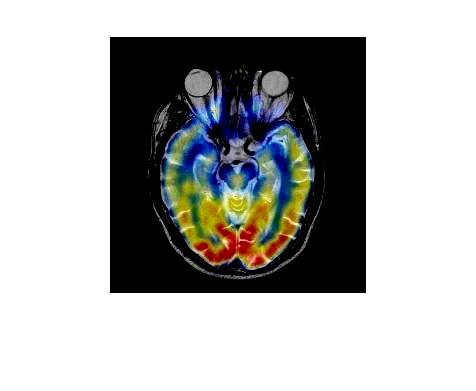
%> input picture 06 practice-myself_codes_notes/03 SCI_CODE_PAPER_FUSION/01 code/02_proposed_method/05 TEST-IHS/1/test1002.JPGfig.jpg, 476 x 391 px
$ octave test.m   (GNU Octave 9; MATLAB toolbox functions it lacks are replaced by stand-ins)
%> lines starting %> are read from the running program, lines starting %| are printed output that depends on the picture
### 06 practice-myself_codes_notes/03 SCI_CODE_PAPER_FUSION/01 code/02_proposed_method/05 TEST-IHS/PAL.m
% [10 lines of commented-out code are left out]
function [med] = PAL(x)
%UNTITLED2 此处显示有关此函数的摘要
%x=rgb2gray(x);
[M,N]=size(x);
%> M = 391; N = 1428
x1=double(x);
%基本参数
Fe=0.8;
%FE=-1*Fe;
Fd=128;
Xmax=255;
K=8;
%模糊特征平面
for i=1:M
    for j=1:N
        P(i,j)=(1+(Xmax-x1(i,j))/Fd)^(-Fe);
        %P(i,j)=cos(pi/2*(1-(x1(i,j)/Xmax)));
    end
end
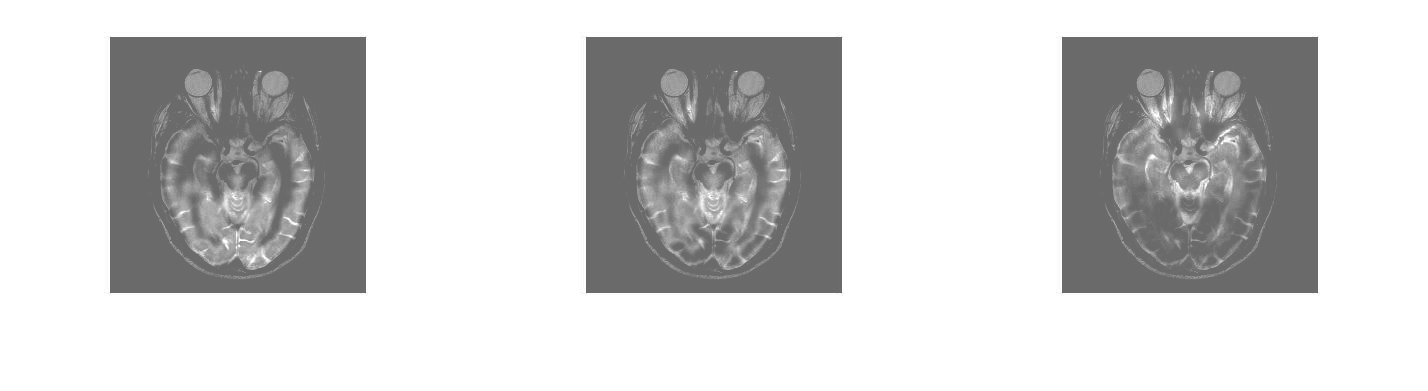
%> P: size 391x1428 double; min 0.416, max 1, mean 0.811
%T=(graythresh(x1))/255;
%模糊增强
times=1;
for k=1:times
    for i=1:M
        for j=1:N
            if P(i,j)<=0.500
               P1(i,j)=2*P(i,j)^2;
            else
                P1(i,j)=1-2*(1-P(i,j))^2;
           end
          % P1(i,j)=sin((pi/2)*P(i,j))^K;
        end
    end
    P=P1;
end
%> this loop made 1 pass
%> pass 1, in PAL, `P=P1;`:
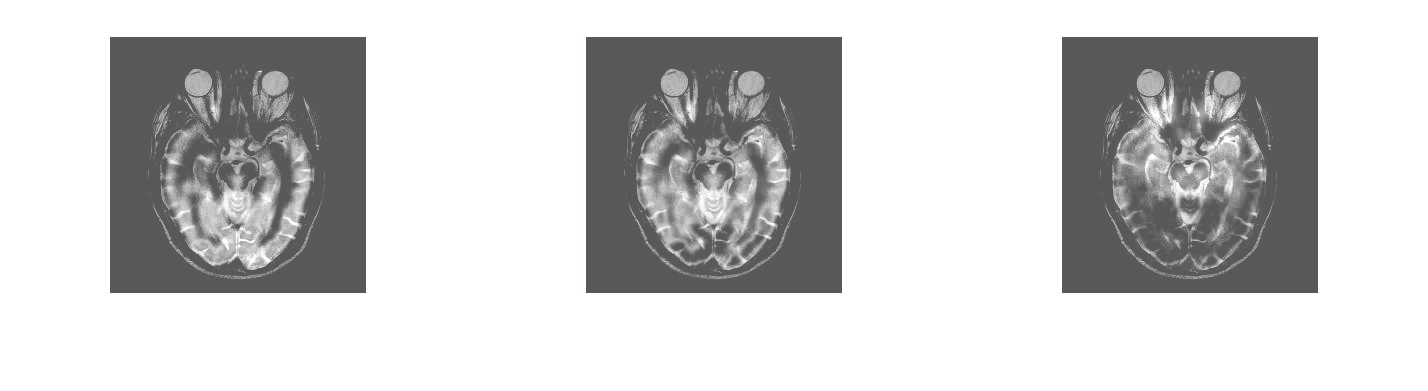
%> P: size 391x1428 double; min 0.346, max 1, mean 0.799
%反模糊化
for i=1:M
    for j=1:N
        I(i,j)=Xmax+Fd*((1-(P(i,j))^(-1/Fe)));
    end
end
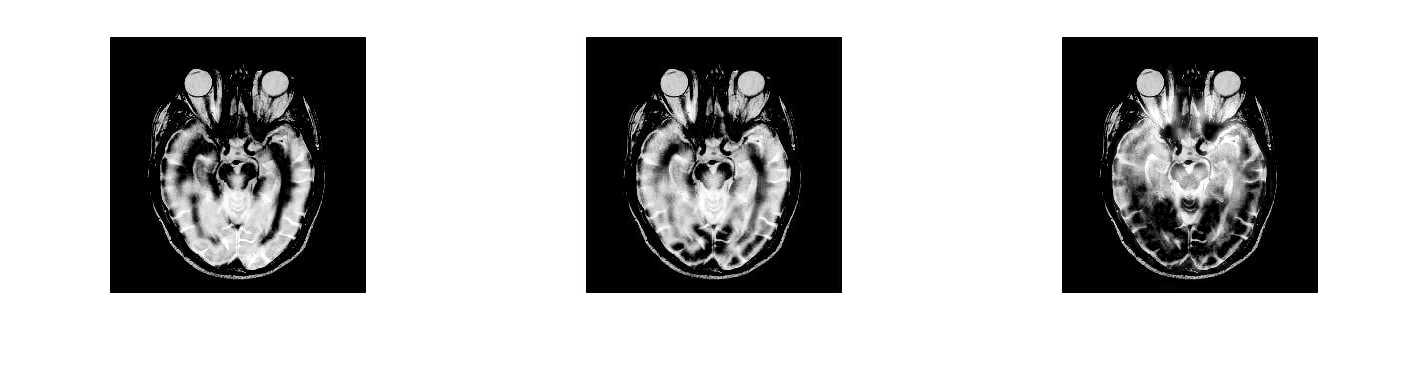
%> I: size 391x1428 double; min -98.84, max 255, mean 155.5; drawn with min black and max white
med=uint8(I);
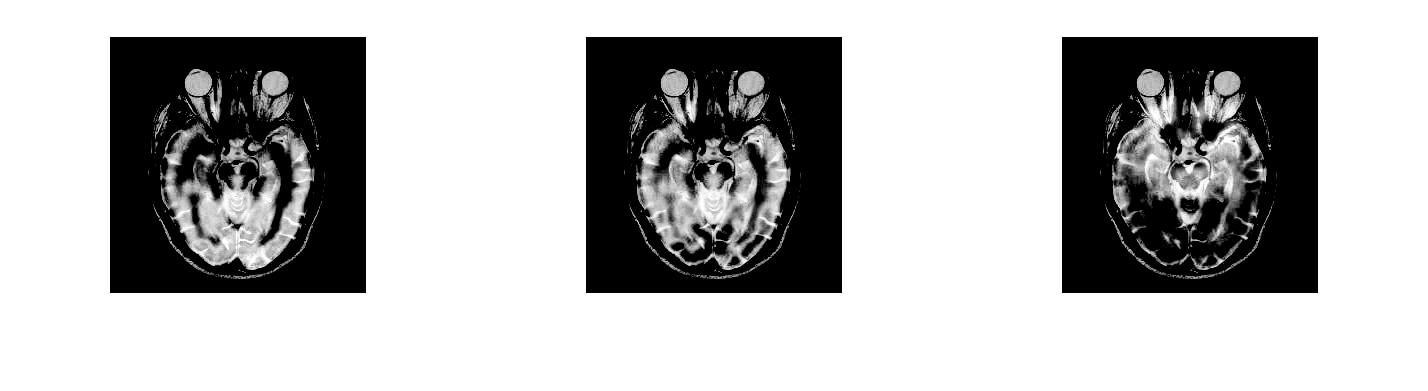
%> med: size 391x1428 uint8; min 0, max 255, mean 179.2

%imwrite(X,'D:/fuzzied_image.jpg');
%imwrite(X,'D:/LII.jpg');
end

### 06 practice-myself_codes_notes/03 SCI_CODE_PAPER_FUSION/01 code/02_proposed_method/05 TEST-IHS/1/test.m
close all
clc;clear;
I1=double(imread('test1002.JPGfig.jpg'));
imshow(uint8(I1),[]);
[med] = PAL(I1);
output=zeros(size(I1,1),size(I1,2),3);
for channel=1:3
    output(:,:,channel)=med(1:size(med,1),(size(I1,2)*(channel-1))+1:(size(I1,2)*channel))
end
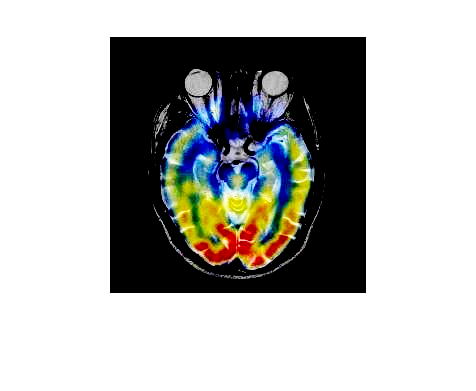
%> output: size 391x476x3 double; mean R, G, B 179.5, 180.1, 178
figure;
imshow(uint8(output),[]);
